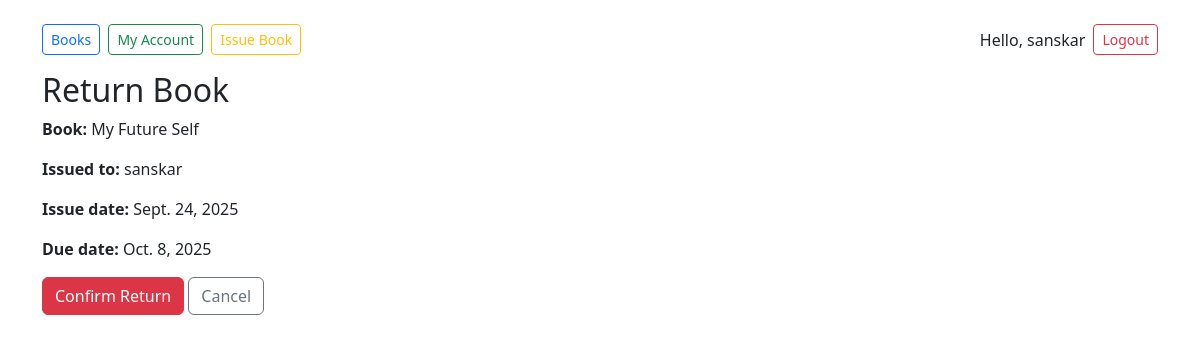
/return/5/ (signed in), run on the app's committed database.
### library/models.py (models this page shows, shortened)
class Transaction(models.Model):
    STATUS_CHOICES = [('issued', 'Issued'), ('returned', 'Returned')]
    user = models.ForeignKey(User, on_delete=models.CASCADE)
    book = models.ForeignKey(Book, on_delete=models.CASCADE)
    issue_date = models.DateField(default=date.today)
    due_date = models.DateField()
    return_date = models.DateField(null=True, blank=True)
    fine = models.DecimalField(max_digits=8, decimal_places=2, default=Decimal('0.00'))
    fine_paid = models.BooleanField(default=False)
    status = models.CharField(max_length=10, choices=STATUS_CHOICES, default='issued')

class Book(models.Model):
    code_no = models.CharField(max_length=50, unique=True)
    title = models.CharField(max_length=255)
    author = models.CharField(max_length=255, blank=True)
    category = models.ForeignKey(Category, on_delete=models.SET_NULL, null=True, blank=True)
    isbn = models.CharField(max_length=40, blank=True)
    total_copies = models.PositiveIntegerField(default=1)
    available_copies = models.PositiveIntegerField(default=1)
    added_on = models.DateField(auto_now_add=True)

### library/views.py (the view, shortened to what this page needs)
# urls.py: path('return/<int:tx_id>/', views.return_book, name='return_book'),
@login_required
def return_book(request, tx_id):
    tx = get_object_or_404(Transaction, id=tx_id)
    if not request.user.is_staff and tx.user != request.user:
        messages.error(request, "You are not authorized to return this transaction.")
        return redirect('user_home')
    if request.user.is_staff and tx.user.is_staff:
        messages.error(request, "Admin users cannot issue books to themselves.")
        return redirect('admin_home')
    if tx.status != 'issued':
        messages.info(request, "This transaction is already returned.")
        if request.user.is_staff:
            return redirect('admin_home')
        return redirect('user_home')
    return render(request, 'library/confirm_return.html', {'tx': tx})

### library/templates/library/confirm_return.html (shortened to what this page needs)
{% extends "library/base.html" %}
{% block content %}
<h2>Return Book</h2>
<p><strong>Book:</strong> {{ tx.book.title }}</p>
<p><strong>Issued to:</strong> {{ tx.user.username }}</p>
<p><strong>Issue date:</strong> {{ tx.issue_date }}</p>
<p><strong>Due date:</strong> {{ tx.due_date }}</p>
<form method="post">
  <button class="btn btn-danger">Confirm Return</button>
  <a class="btn btn-outline-secondary" href="{% url 'user_home' %}">Cancel</a>
</form>
{% endblock %}

### library/templates/library/base.html (shortened to what this page needs)
<!doctype html>
<html>
<head>
  <link href="https://cdn.jsdelivr.net/npm/bootstrap@5.3.2/dist/css/bootstrap.min.css" rel="stylesheet">
</head>
<body class="container py-4">
  <nav class="mb-3 d-flex align-items-center">
    <div>
      <a class="btn btn-sm btn-outline-primary me-1" href="{% url 'book_availability' %}">Books</a>
      {% if user.is_staff %}
        <a class="btn btn-sm btn-outline-secondary me-1" href="{% url 'admin_home' %}">Admin Dashboard</a>
        <a class="btn btn-sm btn-outline-warning me-1" href="{% url 'issue_book' %}">Issue Book</a>
      {% else %}
        <a class="btn btn-sm btn-outline-success me-1" href="{% url 'user_home' %}">My Account</a>
        <a class="btn btn-sm btn-outline-warning me-1" href="{% url 'issue_book' %}">Issue Book</a>
      {% endif %}
    </div>
    <div class="ms-auto d-flex align-items-center">
      {% if user.is_authenticated %}
        <span class="me-2">Hello, {{ user.username }}</span>
        <form method="post" action="{% url 'logout' %}" style="display:inline;">
          <button type="submit" class="btn btn-sm btn-outline-danger">Logout</button>
        </form>
      {% else %}
        <a class="btn btn-sm btn-outline-primary" href="{% url 'login' %}">Login</a>
      {% endif %}
    </div>
  </nav>
  {% block content %}{% endblock %}
</body>
</html>

### data on the page
Transaction: book "My Future Self", user.username "sanskar", issue_date "Sept. 24, 2025", due_date "Oct. 8, 2025"

### other printed values
{{ user.username }} "sanskar"
